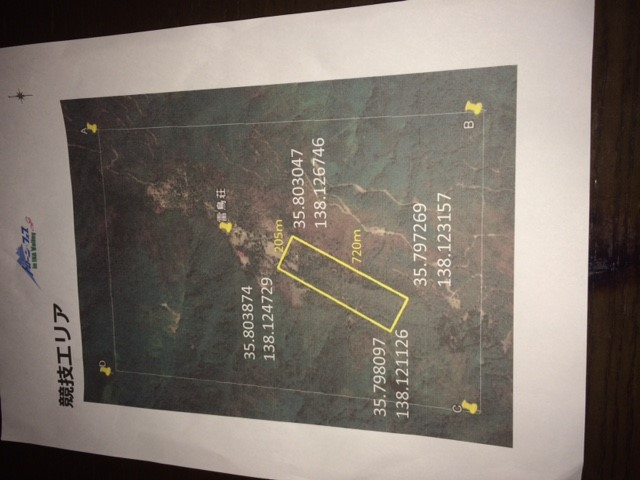
#> input picture comp/flight_area.jpg, 640 x 480 px
$ jupyter execute flight_area.ipynb   (shell and % lines are left out)
#> lines starting #> are read from the running program, lines starting #| are printed output that depends on the picture
# 1日目飛行エリア定義

[cell 1]
import numpy as np
import matplotlib.pyplot as plt
import pandas as pd
from PIL import Image
import os
import gistool
from math import pi, cos, sin

[cell 2]
# 定数
POLE_RADIUS = 6356752.314   #極半径
EQUATOR_RADIUS = 6378137    #赤道半径

[cell 3]
img = Image.open('comp/flight_area.jpg')
#> img is the input picture: PIL image 640x480 RGB; mean R, G, B 125.3, 116.5, 108.3
img = img.rotate(-90)
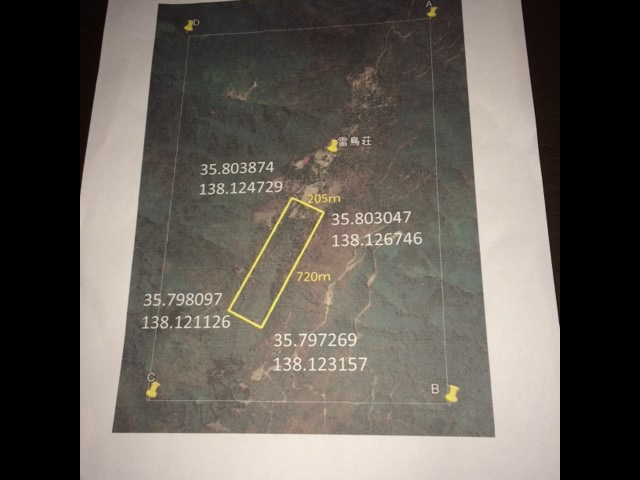
#> img: PIL image 640x480 RGB; mean R, G, B 99.5, 93.5, 86.5
arr = np.array(img)

[cell 4]
fig1 = plt.figure()
plt.imshow(img)
plt.axis('off')
plt.show()

[cell 5]
# 飛行エリアの四隅の定義（緯度、経度）
left_bottom = (35.798097, 138.121126) # pt1, 左下
right_bottom = (35.797269, 138.123157) # pt2, 右下
right_top = (35.803047, 138.126746) # pt3,右上
left_top = (35.803874, 138.124729) # pt4, 左上

# 四隅をnp.arrayにまとめる
corners = np.array([left_bottom, right_bottom, right_top, left_top])

# 飛行エリアの中心座標
lat_center, lon_center = corners.mean(axis=0)
center = (lat_center, lon_center)
print("center coords: {0:.7f} {1:.7f}".format(center[0], center[1]))

[cell 6]
MYLATITUDE = lat_center
MYLONGITUDE = lon_center
print("MYLATITUDE:", MYLATITUDE)
print("MYLONGITUDE:", MYLONGITUDE)

[cell 7]
# 雷鳥荘の座標
raichoso = (35.8062413,138.1265331)
print("雷鳥荘の座標: {0:.7f} {1:.7f}".format(raichoso[1], raichoso[0]))

# ホームポジションの座標
home = (35.803971,138.126082)
print("ホームポジションの座標: {0:.7f} {1:.7f}".format(home[1], home[0]))

# 全座標のまとめ
all_pts = np.vstack((corners, np.array(raichoso), np.array(home)))

[cell 8]
lat_max, lon_max = all_pts.max(axis=0)
print("lat_max, lon_max: ", lat_max, lon_max)
lat_min, lon_min = all_pts.min(axis=0)
print("lat_min, lon_min: ", lat_min, lon_min)

[cell 9]
lat_span = lat_max - lat_min
lon_span = lon_max - lon_min
lat_span, lon_span

[cell 10]
np.vstack((corners, corners[0])).T

[cell 11]
# 座標の簡易プロット
fig2 = plt.figure()
corners_T = corners.T
plt.plot(corners_T[1], corners_T[0], 'bo')
plt.plot(np.vstack((corners, corners[0])).T[1], np.vstack((corners, corners[0])).T[0], 'b--')
plt.plot(raichoso[1], raichoso[0], 'g^')
plt.plot(home[1], home[0], 'ro')
plt.plot(center[1], center[0], 'r*')
plt.xlim(lon_min - 0.1 * lon_span, lon_max + 0.1 * lon_span)
plt.ylim(lat_min - 0.1 * lat_span, lat_max + 0.1 * lat_span)

ann_pts = ['p1', 'p2', 'p3', 'p4']
for ann, x, y in zip(ann_pts, corners[:,1], corners[:,0]): # df['lon'].iloc[[0,-1]], df['lat'].iloc[[0,-1]]):
    plt.annotate(ann, xy=(x,y),
                xytext=(x+lon_span * 0.02, y+lat_span * 0.1),
                arrowprops=dict(facecolor='black', shrink = 0.05, width=1, headwidth=5),
                horizontalalignment='left', verticalalignment='bottom')

x, y = (raichoso[1], raichoso[0])
plt.annotate('raichoso', xy=(x,y),
            xytext=(x+lon_span * 0.02, y+lat_span * 0.1),
            arrowprops=dict(facecolor='black', shrink = 0.05, width=1, headwidth=5),
            horizontalalignment='left', verticalalignment='bottom')

x, y = (home[1], home[0])
plt.annotate('home', xy=(x,y),
            xytext=(x+lon_span * 0.02, y+lat_span * 0.1),
            arrowprops=dict(facecolor='black', shrink = 0.05, width=1, headwidth=5),
            horizontalalignment='left', verticalalignment='bottom')


plt.axis('equal')
plt.xlabel('lon')
plt.ylabel('lat')
plt.show()
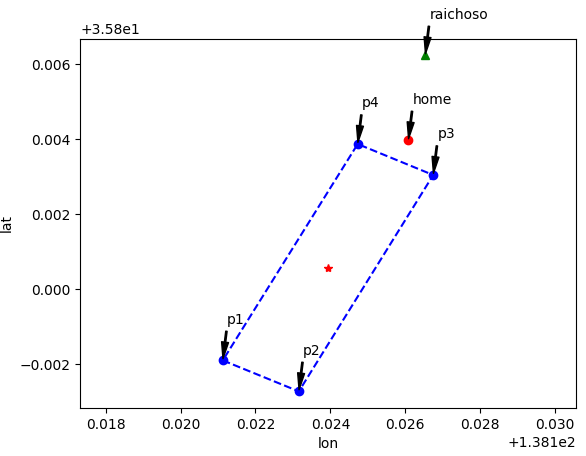
#> figure drawn by matplotlib, 1 panel

## pt1を原点としてpt4の方位角を計算する
left_bottom = (35.798097, 138.121126) # pt1, 左下 <br>
left_top = (35.803874, 138.124729) # pt4, 左上

[cell 12]
# pt1とpt4の経緯度差をdpとして計算する
pt1 = np.array((left_bottom[1], left_bottom[0]))
pt4 = np.array((left_top[1], left_top[0]))
print("start = pt1:", pt1)
print("end = pt4:", pt4)
dp = pt4 - pt1
dp

[cell 13]
plt.figure()
plt.plot([0, dp[0]], [0, dp[1]], 'b-')
plt.axis('equal')
# plt.xlim(0,0.006)
plt.ylim(0,0.006)
plt.xlabel('lon')
plt.ylabel('lat')
plt.show()
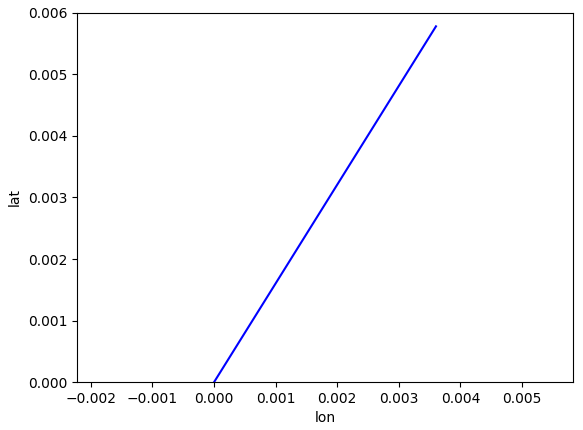
#> figure drawn by matplotlib, 1 panel

## 方位角ベクトルの角度算出(1)　経緯度直接計算
ここでは極座標系を無視して、経度、緯度から直接、方位角を算出する <br>
ベクトルの大きさは **np.linalg.norm()** で計算できる <br>

[cell 14]
np.linalg.norm(dp) == np.sqrt(dp[0]**2 + dp[1]**2)

[cell 15]
north = np.array([0,1]) # 北向きの単位ベクトル
north

[cell 16]
norm_dp = dp / np.linalg.norm(dp) # 経緯度の差で構成した単位ベクトル
print(norm_dp)
print(np.linalg.norm(norm_dp))

[cell 17]
np.arccos(norm_dp.dot(north)) * 180 / pi

[cell 18]
tan_fai = dp[1]/dp[0]
fai = 90 - np.arctan(tan_fai) * 180 / pi
print("fai = {:.1f}".format(fai))

答えとしては 32.0 °となる。<br>
しかし緯度の差の長さは、経度および緯度によらず、ほぼ変わらないが、<br>
経度の差の長さは、緯度によって大きく異なる。<br>
そのためこの計算方法は大きな誤りである。

## 方位角ベクトルの角度算出(2) メートル換算
次に極座標系をユークリッド幾何系に変換してから、角度を算出する

[cell 19]
# 経度差、緯度差の定義
d_lon, d_lat = dp
d_lon, d_lat

### 3つの条件
- i. 飛行エリア付近
- ii. 赤道付近（緯度0°）：赤道付近では経度の長さ単位が最大になる。上記の飛行エリア付近の値よりも長くなる。
- iii. 北極付近（緯度90°）：両極付近では経度は短くなり0に収束する。1°の差は0に近くなる。

[cell 20]
cases = ['i. 飛行エリア付近', 'ii. 赤道付近', 'iii. 極付近']
lat_lst = [lat_center, 0, 90]

result = []
for case, mylat in zip(cases, lat_lst):
    MYLATITUDE = mylat
    print(case)
    print("MYLATITUDE:", MYLATITUDE)

    def d_lat2dy(d_lat):
        dy = POLE_RADIUS * d_lat * pi / 180
        return dy

    def d_lon2dx(d_lon):
        dx = EQUATOR_RADIUS * cos(MYLATITUDE * pi / 180) * d_lon * pi / 180
        return dx

    dx = d_lon2dx(d_lon)
    dy = d_lat2dy(d_lat)
    dp_xy = np.array([dx, dy])
    print("dp_xy =", (dx, dy))
    print("||dp_xy|| =", (np.sqrt(dx ** 2 + dy ** 2)))

    norm_dp_xy = dp_xy / np.linalg.norm(dp_xy)
    print("norm_dp_xy =", norm_dp_xy)
    fai_xy = np.arccos(norm_dp_xy.dot(north)) * 180 / pi
    print("fai_xy =", fai_xy)
    result.append(fai_xy)

    plt.figure()
    plt.plot([0, dx], [0, dy], 'b-')
    plt.xlim(0,)
    plt.ylim(0,)
    plt.axis('equal')
    plt.xlabel('x')
    plt.ylabel('y')
    plt.show()
#> this loop made 3 passes
#> pass 1, `plt.show()`:
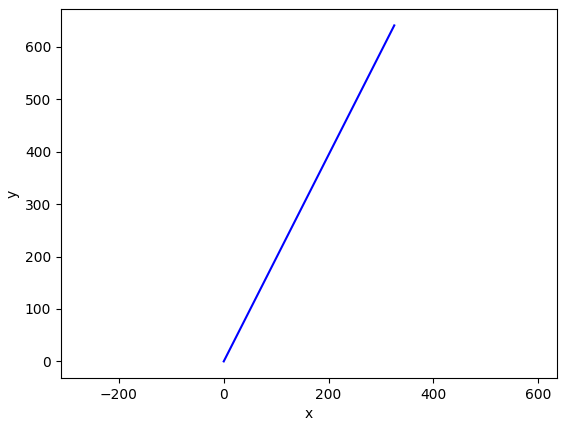
#> figure drawn by matplotlib, 1 panel
